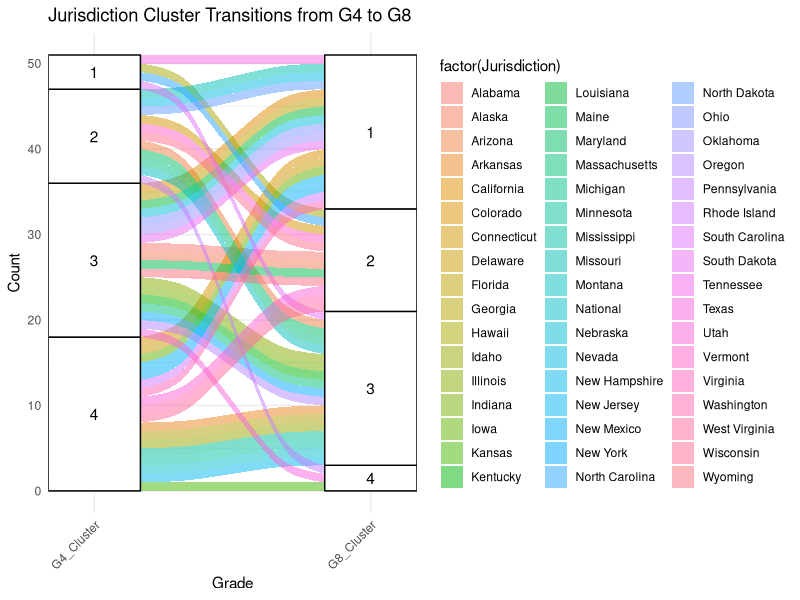
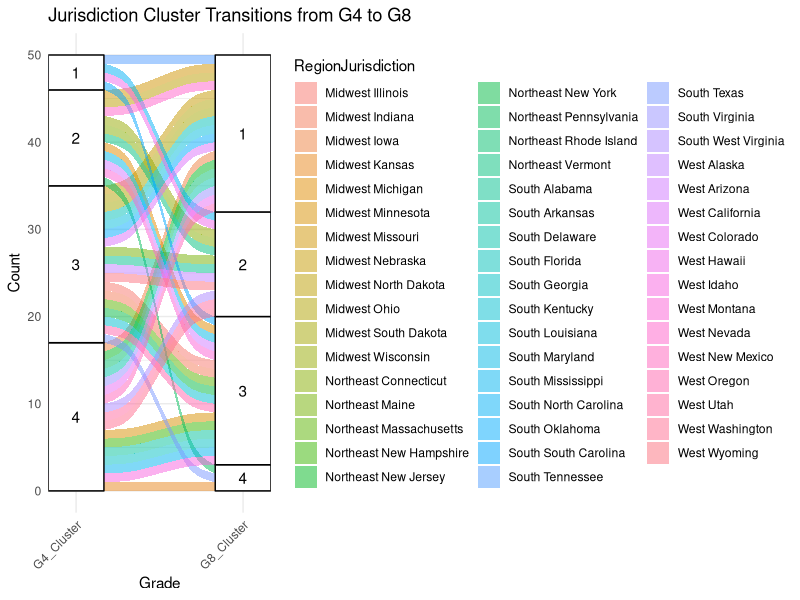

Here is the R script that generated these plots, in order:
## ---- chunk 1
G4<-read.csv('grade_4_reading/clean_data/jurisdiction_clusters_G4.csv')
G8<-read.csv('grade_8_reading/clean_data/jurisdiction_clusters_G8.csv')
## ---- chunk 2
head(G4)
## ---- chunk 3
# Combine df1 and df2 based on 'Jurisdiction'
combined_df <- merge(G4, G8, by = "Jurisdiction")
head(combined_df)
## ---- chunk 4
write.csv(combined_df, "jurisdiction_clusters_reading.csv", row.names = FALSE)
## ---- chunk 5
library(ggalluvial)
library(ggplot2)
library(tidyverse)
## ---- chunk 6
combined_df$count <- 1
## ---- chunk 7
ggplot(data = combined_df, aes(axis1 = G4_Cluster, axis2 = G8_Cluster, y = count)) +
  geom_alluvium(aes(fill = factor(Jurisdiction))) +
  geom_stratum() +
  geom_text(stat = "stratum", aes(label = after_stat(stratum))) +
  scale_x_discrete(limits = c("G4_Cluster", "G8_Cluster"), expand = c(0.05, 0)) +
  theme_minimal() +
  ggtitle("Jurisdiction Cluster Transitions from G4 to G8") +
  xlab("Grade") +
  ylab("Count") +
  theme(axis.text.x = element_text(angle = 45, hjust = 1))
## ---- chunk 8
df1 <- subset(combined_df, G4_Cluster == 4 & G8_Cluster == 3)
print(df1)
## ---- chunk 9
jurisdiction_to_region <- c(
  "Alabama" = "South", "Alaska" = "West", "Arizona" = "West", "Arkansas" = "South",
  "California" = "West", "Colorado" = "West", "Connecticut" = "Northeast", "Delaware" = "South",
  "Florida" = "South", "Georgia" = "South", "Hawaii" = "West", "Idaho" = "West",
  "Illinois" = "Midwest", "Indiana" = "Midwest", "Iowa" = "Midwest", "Kansas" = "Midwest",
  "Kentucky" = "South", "Louisiana" = "South", "Maine" = "Northeast", "Maryland" = "South",
  "Massachusetts" = "Northeast", "Michigan" = "Midwest", "Minnesota" = "Midwest",
  "Mississippi" = "South", "Missouri" = "Midwest", "Montana" = "West", "Nebraska" = "Midwest",
  "Nevada" = "West", "New Hampshire" = "Northeast", "New Jersey" = "Northeast", "New Mexico" = "West",
  "New York" = "Northeast", "North Carolina" = "South", "North Dakota" = "Midwest", "Ohio" = "Midwest",
  "Oklahoma" = "South", "Oregon" = "West", "Pennsylvania" = "Northeast", "Rhode Island" = "Northeast",
  "South Carolina" = "South", "South Dakota" = "Midwest", "Tennessee" = "South", "Texas" = "South",
  "Utah" = "West", "Vermont" = "Northeast", "Virginia" = "South", "Washington" = "West",
  "West Virginia" = "South", "Wisconsin" = "Midwest", "Wyoming" = "West"
)

# Step 2: Use the mapping to add a Region column
combined_df$Region <- jurisdiction_to_region[combined_df$Jurisdiction]
combined_df <- combined_df[combined_df$Jurisdiction != 'National',]

library(scales)
generate_shades <- function(region, n) {
  scales::hue_pal()(n)
}
combined_df <- combined_df %>%
  arrange(Region, Jurisdiction) %>%
  mutate(RegionJurisdiction = factor(paste(Region, Jurisdiction), levels = unique(paste(Region, Jurisdiction))))

# Step 2: Use this new factor for the fill aesthetic
color_palette <- scales::hue_pal()(length(unique(combined_df$RegionJurisdiction)))

# Plotting with the correct number of colors
ggplot(combined_df, aes(axis1 = G4_Cluster, axis2 = G8_Cluster, y = 1)) +
  geom_alluvium(aes(fill = RegionJurisdiction)) +
  geom_stratum() +
  geom_text(stat = "stratum", aes(label = after_stat(stratum))) +
  scale_fill_manual(values = color_palette) +  # Use the generated color palette
  scale_x_discrete(limits = c("G4_Cluster", "G8_Cluster"), expand = c(0.05, 0)) +
  theme_minimal() +
  ggtitle("Jurisdiction Cluster Transitions from G4 to G8") +
  xlab("Grade") +
  ylab("Count") +
  theme(axis.text.x = element_text(angle = 45, hjust = 1))
